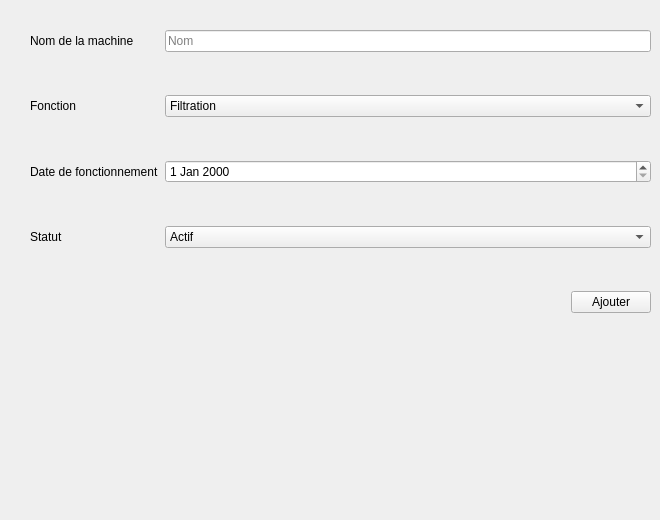
          <widget class="QWidget" name="ajoutpersonnel_3">
           <widget class="QWidget" name="formLayoutWidget_6">
            <property name="geometry">
             <rect>
              <x>30</x>
              <y>30</y>
              <width>621</width>
              <height>481</height>
             </rect>
            </property>
            <layout class="QFormLayout" name="formLayout_6">
             <property name="verticalSpacing">
              <number>43</number>
             </property>
             <item row="0" column="0">
              <widget class="QLabel" name="nommachinelabel">
               <property name="text">
                <string>Nom de la machine</string>
               </property>
              </widget>
             </item>
             <item row="0" column="1">
              <widget class="QLineEdit" name="nommachine">
               <property name="placeholderText">
                <string>Nom</string>
               </property>
              </widget>
             </item>
             <item row="1" column="0">
              <widget class="QLabel" name="fonctionmachinelabel">
               <property name="text">
                <string>Fonction</string>
               </property>
              </widget>
             </item>
             <item row="1" column="1">
              <widget class="QComboBox" name="fonctionmachine">
               <item>
                <property name="text">
                 <string>Filtration</string>
                </property>
               </item>
               <item>
                <property name="text">
                 <string>Lavage</string>
                </property>
               </item>
              </widget>
             </item>
             <item row="2" column="0">
              <widget class="QLabel" name="datefonctmachinelabel">
               <property name="text">
                <string>Date de fonctionnement</string>
               </property>
              </widget>
             </item>
             <item row="2" column="1">
              <widget class="QDateEdit" name="datefonctionmachine"/>
             </item>
             <item row="3" column="0">
              <widget class="QLabel" name="statusmachineLabel">
               <property name="text">
                <string>Statut</string>
               </property>
              </widget>
             </item>
             <item row="3" column="1">
              <widget class="QComboBox" name="statusmachine">
               <item>
                <property name="text">
                 <string>Actif</string>
                </property>
               </item>
               <item>
                <property name="text">
                 <string>Non actif</string>
                </property>
               </item>
              </widget>
             </item>
             <item row="4" column="1">
              <layout class="QHBoxLayout" name="qjouterEmpRow_3">
               <item>
                <spacer name="horizontalSpacer_ajouteremp_5">
                 <property name="orientation">
                  <enum>Qt::Orientation::Horizontal</enum>
                 </property>
                 <property name="sizeHint" stdset="0">
                  <size>
                   <width>40</width>
                   <height>20</height>
                  </size>
                 </property>
                </spacer>
               </item>
               <item>
                <widget class="QPushButton" name="ajoutermachine">
                 <property name="text">
                  <string>Ajouter</string>
                 </property>
                 <property name="icon">
                  <iconset resource="img.qrc">
                   <normaloff>:/img/export.svg</normaloff>:/img/export.svg</iconset>
                 </property>
                 <property name="iconSize">
                  <size>
                   <width>18</width>
                   <height>18</height>
                  </size>
                 </property>
                </widget>
               </item>
              </layout>
             </item>
            </layout>
           </widget>
          </widget>
